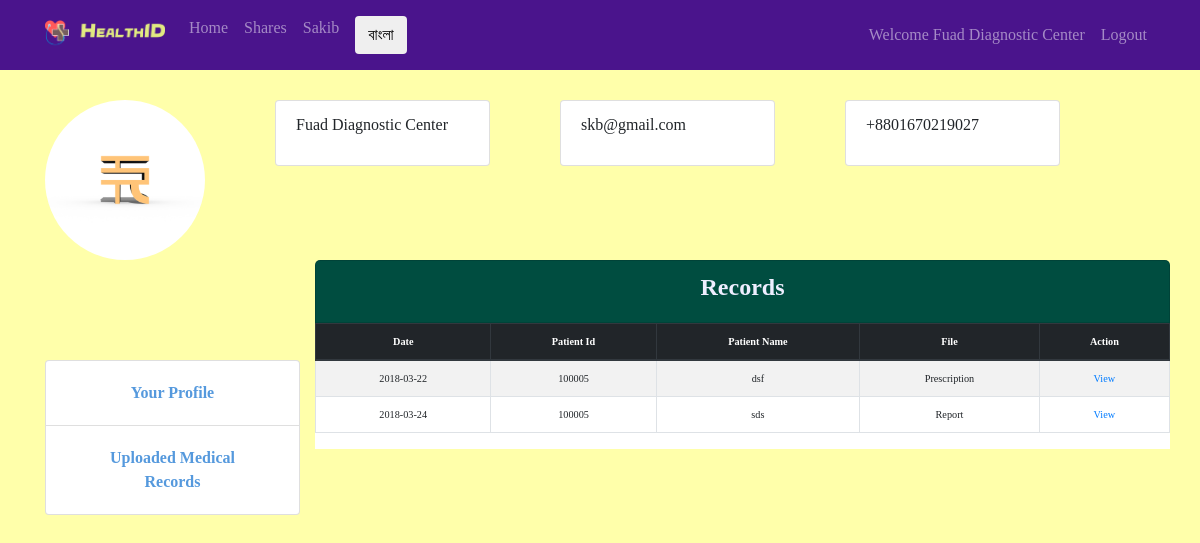
The page /bn/diagnostic/records (signed in) on the database its author committed.
### tables this page shows
CREATE TABLE `medical_record_document` (
  `docid` int(11) NOT NULL,
  `user_id` int(11) NOT NULL,
  `user_name` varchar(255) NOT NULL,
  `disease_title` varchar(100) NOT NULL,
  `doc_type` varchar(255) NOT NULL,
  `doc_name` varchar(250) NOT NULL,
  `doc_loc` varchar(250) NOT NULL,
  `app_date` date NOT NULL,
  `comment` text,
  `create_date_time` datetime NOT NULL DEFAULT CURRENT_TIMESTAMP,
  `dg_id` int(11) DEFAULT NULL,
  `dr_id` int(11) DEFAULT NULL
);

### classes/Model.php (called while the page is built, shortened)
<?php
abstract class Model{
	protected $dbh;
	protected $stmt;
	public function __construct(){
		$this->dbh = new PDO("mysql:host=".DB_HOST.";dbname=".DB_NAME, DB_USER, DB_PASS);
	}
	public function query($query){
		$this->stmt = $this->dbh->prepare($query);
	}
	public function bind($param, $value, $type = null){
 		if (is_null($type)) {
  			switch (true) {
    				default:
      				$type = PDO::PARAM_STR;
  			}
		}
		$this->stmt->bindValue($param, $value, $type);
	}
	public function execute(){
		$this->stmt->execute();
	}
	public function resultSet(){
		$this->execute();
		return $this->stmt->fetchAll(PDO::FETCH_ASSOC);
	}
}
?>

### models/diagnostic.php (called while the page is built, shortened)
<?php
class DiagnosticModel extends Model{
	public function records(){
		$dgid=$_SESSION['dg_data']['dg_id'];
		$this->query("SELECT * FROM medical_record_document WHERE dg_id=:dg_id ORDER BY create_date_time DESC");
		$this->bind(':dg_id', $dgid);
		$this->execute();
		$recordresult = $this ->resultSet();
	}
}
?>

### views/bn/diagnostic/records.php (the view, shortened to what this page needs)
<!DOCTYPE html>
<html>
<head>
  <link rel="stylesheet" href="<?php echo ROOT_PATH; ?>assets/css/style.css">
</head>
<body>
<div class="container target" style="">
        <div class="row" style="margin-top: 10px;padding-top: 20px; background-color: #;">
            <div class="col-sm-2"><a href="<?php echo ROOT_URL; ?>input/updatepic" class="pull-right" ><img title="profile image" class="img-fluid rounded-circle" alt="Responsive image" src="<?php echo ROOT_URL_PREV.$_SESSION['dg_data']['profile_pic']?>"></a>
            </div>
            <div class="col-sm-3">
                <ul>
                    <li class="list-group-item text-left">
                        <p><?php echo $_SESSION['dg_data']['name'];?></p>
                    </li>
                </ul>
            </div>
            <div class="col-sm-3">
                <ul>
                    <li class="list-group-item text-left">
                        <p><?php echo $_SESSION['dg_data']['email']; ?></p>
                    </li>
                </ul>
            </div>
            <div class="col-sm-3">
                <ul>
                    <li class="list-group-item text-left">
                        <p>+880<?php echo $_SESSION['dg_data']['phone_no']; ?></p>
                    </li>
                </ul>
            </div>
        </div>
<div class="row">
        <div class="col-sm-3" style="padding-top: 100px;">
            <ul class="list-group" >
                <li class="list-group-item text-center">
                    <a class="nav-link" href="<?php echo ROOT_URL; ?>diagnostic/profile" class="" ><strong style="color: #59d">Your Profile</strong></a>
                </li>
                <li class="list-group-item text-center">
                    <a class="nav-link" href="<?php echo ROOT_URL; ?>diagnostic/records" class="" ><strong class="" style="color: #59d">Uploaded Medical Records</strong></a>
                    </li>
            </ul>
        </div>
    <div class="col-sm-9">
        <div class="row"  >
            <div class="col-md-12" style="padding: 0px;">
                <div class="list-group-item text-center"  style="background-color: #004D40;border-radius: 5px 5px 0px 0px;">
                     <h4><strong style="color: #eef;">Records</strong></h4>
                </div>
            </div>
        </div>
        <div class="row" style="padding: 0px;">
          <div class="col-lg-12" style="padding: 0px;">
                    <div class=" table-responsive" style="padding: 0px;background-color: #fff;">
                                    <table class="table table-bordered table-striped small" style="text-align: center;">
                                        <thead class="thead-dark small">
                                            <th> Date  </th>
                                            <th>Patient Id</th>
                                            <th>Patient Name</th>
                                            <th>File</th>
                                            <th>Action</th>
                                        </thead>
                                        <tbody >
                                       <?php foreach($_SESSION['dg_doc_result'] as $bpre) : ?>
                                            <tr class="small" >
                                                <td><?php  echo $bpre['app_date']; ?></td>
                                                <td><?php echo $bpre['user_id']; ?></td>
                                                <td><?php echo $bpre["user_name"] ?></td>
                                                <td><?php echo $bpre["doc_type"] ?></td>
                                                <td>
                                                    <div class="link">
                                                   <a   href="<?php echo ROOT_PATH.$bpre["doc_loc"];?>"     >View</a> </div>
                                                </td>
                                            </tr>
                                            <?php endforeach; ?>
                                        </tbody>
                                    </table>
                                </div>
              </div>
            </div>
        </div>
    </div>
</div>
</body>
</html>

### assets/css/style.css (style rules this page uses)
body { font-family:"Palatino Linotype", "Book Antiqua", Palatino, serif; }

### rows shown on the page
medical_record_document: app_date "2018-03-22", user "100005", user_name "dsf", doc_type "Prescription"
medical_record_document: app_date "2018-03-24", user "100005", user_name "sds", doc_type "Report"

### other values the page prints
$_SESSION['dg_data']['name'] "Fuad Diagnostic Center"
$_SESSION['dg_data']['email'] "skb@gmail.com"
$_SESSION['dg_data']['phone_no'] "1670219027"
